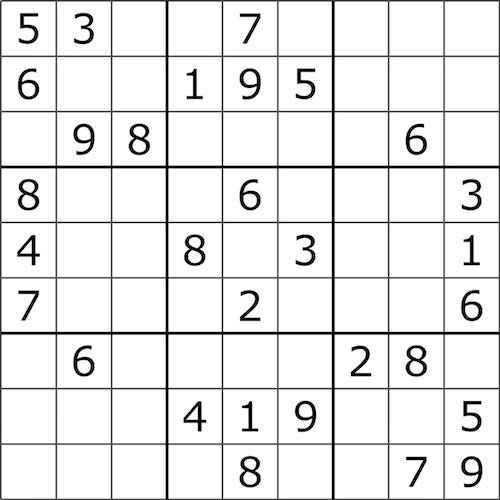
#> input picture Ex10/img/a.jpg, 500 x 500 px
$ jupyter execute Ex10.ipynb
#> lines starting #> are read from the running program, lines starting #| are printed output that depends on the picture; after the words box and inside, x2 and y2 are one past the last pixel; in counts of white or black regions, pixels touching at a corner belong together
## Import necessary libraries

[cell 1]
import cv2
import matplotlib.pyplot as plt
import numpy as np

<div style="border-radius:10px; padding: 15px; background-color: #FF6347; font-size:110%; text-align:left;color:black">

2. Find and plot the lines in the image (a.jpg), for edges with intensity more than 150. and
Votes more than 200, show the line with thickness = 2, and with the color pure green!
(Lower threshold for canny = 100, Other parameters = Desired)

[cell 2]
def show_multi_img (rows,columns,img_names,titles = None,vmin = 0,vmax = 255):
    fig = plt.figure(figsize=(15,17),dpi=100)
    for i in range(len(img_names)):
        fig.add_subplot(rows,columns,i+1)
        plt.imshow(img_names[i],cmap='gray',vmin=vmin,vmax=vmax)
        plt.axis('off')
        if titles is not None:
            plt.title(str(i+1) + '. ' + titles[i])
    plt.show()

[cell 3]
def show_img_plt(img, c_map ='gray', fig_hight=8, fig_width=6, vmin=0, vmax=255):
    plt.figure(figsize=(fig_hight, fig_width), dpi=100)
    plt.imshow(img, cmap=c_map, vmin=vmin, vmax=vmax)

[cell 4]
#read Image
img = cv2.imread(r'img/a.jpg',-1)
#> img is the input picture: shape (500, 500, 3); min 0, max 255, mean 232.8

[cell 5]
gray_img = cv2.cvtColor(img,cv2.COLOR_BGR2GRAY)

[cell 6]
edges = cv2.Canny(gray_img,100,150,3)
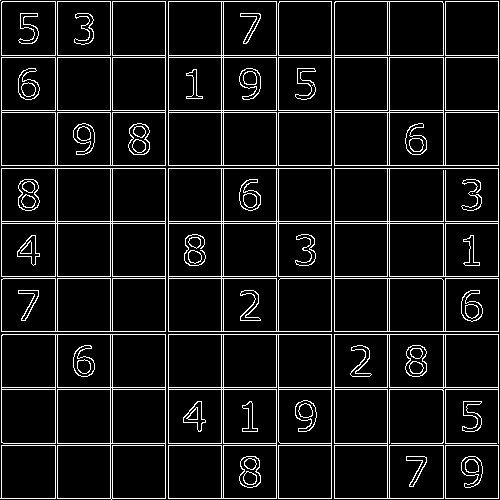
#> edges: shape (500, 500); 8.8% white in thin lines or dots

[cell 7]
show_img_plt(edges)

[cell 8]
lines = cv2.HoughLines(edges,1,np.pi/180,200)
#> lines = 36 rows, first 8: [165, 0], [331, 0], [168, 1.57], [331, 1.57], [168, 0], [221, 0], [165, 1.57], [334, 1.57]

[cell 9]
lines
#> Out has the same summary as lines

[cell 10]
for line in lines:
    rho,theta = line[0]
    a = np.cos(theta)
    b = np.sin(theta)
    x0 = a *rho
    y0 = b *rho
    # (r *cos(theta) + 1000 sin(theta))
    x1 = int(x0+1000 *(-b))

    y1 = int(y0 +1000 *(a))

    x2 = int(x0 -1000 *(-b))

    y2 = int(y0 - 1000 *(a))

    cv2.line(img,(x1,y1),(x2,y2),(0,255,0),2)
#> this loop made 36 passes
#> (rho, theta, a, b, x0, y0, x1, y1) on passes 1 to 12: (165, 0, 1, 0, 165, 0, 165, 1000), (331, 0, 1, 0, 331, 0, 331, 1000), (168, 1.57, -4.37e-08, 1, -7.34e-06, 168, -1000, 167), (331, 1.57, -4.37e-08, 1, -1.45e-05, 331, -1000, 330), (168, 0, 1, 0, 168, 0, 168, 1000), (221, 0, 1, 0, 221, 0, 221, 1000), (165, 1.57, -4.37e-08, 1, -7.21e-06, 165, -1000, 164), (334, 1.57, -4.37e-08, 1, -1.46e-05, 334, -1000, 333), (223, 0, 1, 0, 223, 0, 223, 1000), (334, 0, 1, 0, 334, 0, 334, 1000), (221, 1.57, -4.37e-08, 1, -9.66e-06, 221, -1000, 220), (223, 1.57, -4.37e-08, 1, -9.75e-06, 223, -1000, 222)
#> (rho, theta, b, x0, y0, x1, y1, x2) on pass 32: (1, 1.57, 1, -4.37e-08, 1, -1000, 0, 999)
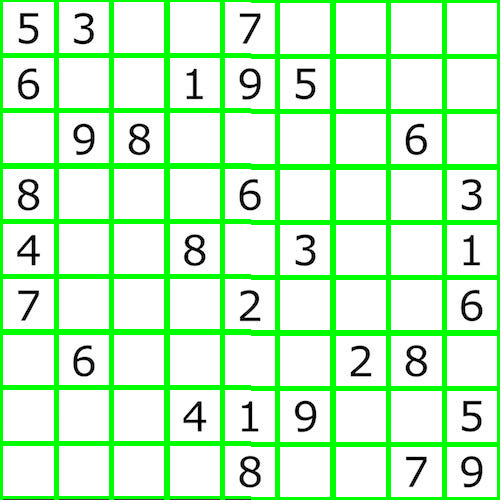
#> img: shape (500, 500, 3); 18.19% of pixels changed, all inside (x1, y1, x2, y2) = (0, 0, 500, 500)

[cell 11]
show_img_plt(img)

[cell 12]
img2 = cv2.imread(r'img/b.jpg' , -1)
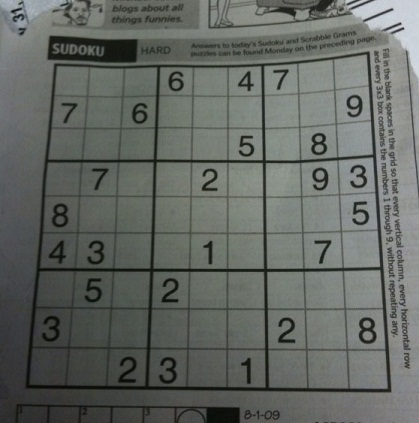
#> input picture Ex10/img/b.jpg, 419 x 423 px
#> img2 is the input picture: shape (423, 419, 3); mean B, G, R 98.9, 103.6, 99.4

[cell 13]
gray_img2 = cv2.cvtColor(img2,cv2.COLOR_BGR2GRAY)

[cell 14]
edges2 = cv2.Canny(gray_img2,100,200,3)
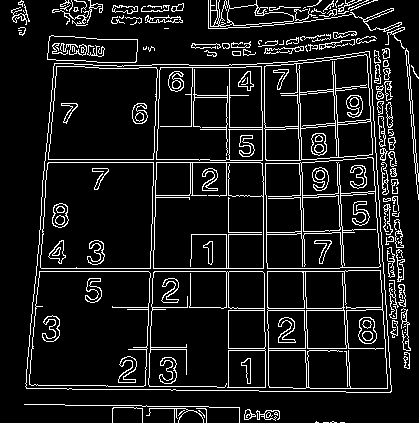
#> edges2: shape (423, 419); 10.3% white in thin lines or dots

[cell 15]
show_img_plt(edges2)

[cell 16]
lines2 = cv2.HoughLines(edges2,1,np.pi/180,200)
#> lines2 = 16 rows, first 8: [271, 1.57], [268, 1.57], [162, 0.0349], [-262, 3.12], [159, 0.0349], [-293, 3.11], [162, 1.57], [228, 0]

[cell 17]
for line in lines2:
    rho,theta = line[0]
    a = np.cos(theta)
    b = np.sin(theta)
    x0 = a *rho
    y0 = b *rho
    # (r *cos(theta) + 1000 sin(theta))
    x1 = int(x0+1000 *(-b))

    y1 = int(y0 +1000 *(a))

    x2 = int(x0 -1000 *(-b))

    y2 = int(y0 - 1000 *(a))

    cv2.line(img2,(x1,y1),(x2,y2),(0,255,0),2)
#> this loop made 16 passes
#> (rho, theta, a, b, x0, y0, x1, y1) on passes 1 to 12: (271, 1.57, -4.37e-08, 1, -1.18e-05, 271, -1000, 270), (268, 1.57, -4.37e-08, 1, -1.17e-05, 268, -1000, 267), (162, 0.0349, 0.999, 0.0349, 161.9, 5.65, 127, 1005), (-262, 3.12, -1, 0.0175, 262, -4.57, 244, -1004), (159, 0.0349, 0.999, 0.0349, 158.9, 5.55, 124, 1004), (-293, 3.11, -0.999, 0.0349, 292.8, -10.23, 257, -1009), (162, 1.57, -4.37e-08, 1, -7.08e-06, 162, -1000, 161), (228, 0, 1, 0, 228, 0, 228, 1000), (62, 0.0873, 0.996, 0.0872, 61.76, 5.4, -25, 1001), (-295, 3.11, -0.999, 0.0349, 294.8, -10.3, 259, -1009), (59, 0.0873, 0.996, 0.0872, 58.78, 5.14, -28, 1001), (-259, 3.12, -1, 0.0175, 259, -4.52, 241, -1004)
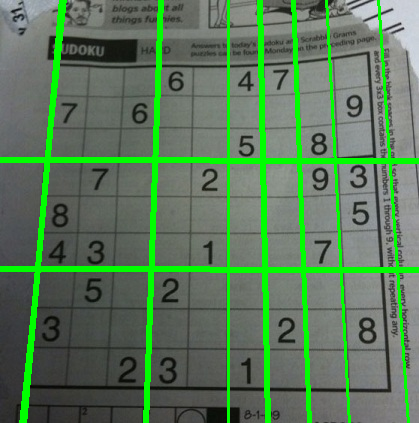
#> img2: shape (423, 419, 3); 10.4% of pixels changed, all inside (x1, y1, x2, y2) = (0, 0, 419, 423)

[cell 18]
show_img_plt(img2)
